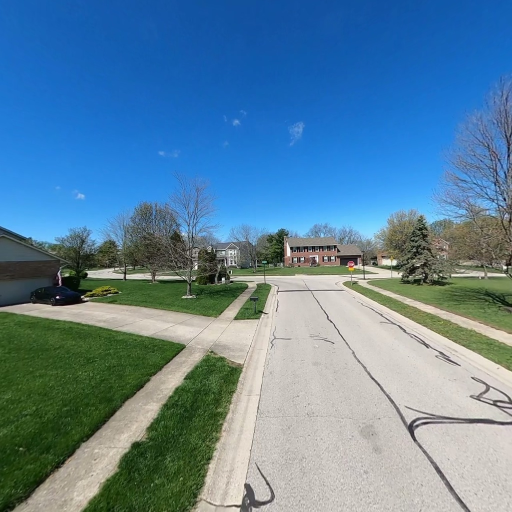
#> input picture gopromax_neighbour/test/0001_back.jpg, 1024 x 1024 px (shown at 1/2 size)
$ python refine_sky_mask.py --in_dir test --image_dir test --out_dir out
#> lines starting #> are read from the running program, lines starting #| are printed output that depends on the picture; after the words box and inside, x2 and y2 are one past the last pixel; in counts of white or black regions, pixels touching at a corner belong together
"""
Refine sky masks via real alpha matting at the sky/object boundary.

Why
---
The hard sky mask labels a few pixels of trees / antennae / building edges
as "sky".  In training those pixels are supervised toward sky colour and
their Gaussian opacity is pushed to 0, leaving a blue fringe around the
silhouettes in the renders.

A morphological erosion fixes the fringe but eats thin branches.  This
script instead runs a closed-form alpha matting solver (PyMatting) on a
trimap derived from the existing hard mask, producing a per-pixel soft
alpha that follows the actual RGB boundary — branches survive, the
fringe disappears.

Outputs
-------
* ``--out_dir``  : soft alpha mask, ``255 = non-sky, 0 = sky``,
                   smooth values in the boundary band.
                   Drop-in for the existing ``mask_dir`` slot in YAML
                   (note: train.py currently binarises with .bool();
                   that is fine — pixels with alpha > 0 act as non-sky
                   and the fringe pixels are then no longer labelled sky).
* ``--hard_dir`` : optional thresholded copy (255 / 0 only) for code
                   paths that strictly need a hard mask.
* ``<out_dir>/vis/<name>.png`` : overlay if ``--save_overlay`` is set.

Mask convention (matches existing pipeline):
    255 = valid / non-sky
    0   = sky (excluded)

Usage
-----
    cd MyGaussianSplatting/gopromax_neighbour
    python refine_sky_mask.py \\
        --in_dir    data/cubemap_faces_mass13k_manual \\
        --image_dir data/cubemap_faces \\
        --out_dir   data/cubemap_faces_mass13k_manual_matted \\
        --save_overlay
"""

from __future__ import annotations

import argparse
import glob
import os
import sys

import cv2
import numpy as np


# ─────────────────────────────────────────────────────────────────────
#  Trimap construction
# ─────────────────────────────────────────────────────────────────────
def _build_trimap(mask: np.ndarray,
                  fg_erode_px: int,
                  bg_erode_px: int) -> np.ndarray:
    """Build a trimap from a hard mask.

    Convention:
        255 = definitely foreground (non-sky)
        0   = definitely background (sky)
        128 = unknown (band around the boundary)

    `fg_erode_px` shrinks the non-sky region; the eroded interior is
    "definitely non-sky".  `bg_erode_px` shrinks the sky region likewise.
    Everything else becomes unknown.
    """
    fg = (mask > 127).astype(np.uint8) * 255
    bg = (mask < 128).astype(np.uint8) * 255

    if fg_erode_px > 0:
        k = 2 * fg_erode_px + 1
        kernel = cv2.getStructuringElement(cv2.MORPH_ELLIPSE, (k, k))
        fg = cv2.erode(fg, kernel, iterations=1)
    if bg_erode_px > 0:
        k = 2 * bg_erode_px + 1
        kernel = cv2.getStructuringElement(cv2.MORPH_ELLIPSE, (k, k))
        bg = cv2.erode(bg, kernel, iterations=1)

    trimap = np.full(mask.shape, 128, dtype=np.uint8)
    trimap[fg > 0] = 255
    trimap[bg > 0] = 0
    return trimap


# ─────────────────────────────────────────────────────────────────────
#  Alpha matting
# ─────────────────────────────────────────────────────────────────────
def _matte(img_bgr: np.ndarray, trimap: np.ndarray,
           method: str, max_size: int) -> np.ndarray:
    """Run alpha matting and return a (H, W) uint8 alpha mask.

    Returns alpha in the same convention as the input mask:
    255 = non-sky (foreground), 0 = sky (background).
    """
    # PyMatting expects RGB float in [0, 1] and trimap in [0, 1].
    H, W = trimap.shape[:2]
    if img_bgr.shape[:2] != (H, W):
        img_bgr = cv2.resize(img_bgr, (W, H), interpolation=cv2.INTER_AREA)

    # Optional downscale for speed; matting is O(N) memory-heavy.
    scale = 1.0
    if max_size > 0 and max(H, W) > max_size:
        scale = max_size / max(H, W)
        new_w, new_h = int(round(W * scale)), int(round(H * scale))
        img_bgr_s = cv2.resize(img_bgr, (new_w, new_h),
                               interpolation=cv2.INTER_AREA)
        trimap_s = cv2.resize(trimap, (new_w, new_h),
                              interpolation=cv2.INTER_NEAREST)
    else:
        img_bgr_s = img_bgr
        trimap_s = trimap

    img_rgb_f = cv2.cvtColor(img_bgr_s, cv2.COLOR_BGR2RGB).astype(np.float64) / 255.0
    trimap_f = trimap_s.astype(np.float64) / 255.0

    if method == "cf":
        from pymatting import estimate_alpha_cf as _solve
    elif method == "knn":
        from pymatting import estimate_alpha_knn as _solve
    elif method == "lkm":
        from pymatting import estimate_alpha_lkm as _solve
    else:
        raise ValueError(f"Unknown matting method: {method}")

    alpha = _solve(img_rgb_f, trimap_f)        # (H, W) float in [0,1]
    alpha = np.clip(alpha, 0.0, 1.0)

    if scale != 1.0:
        alpha = cv2.resize(alpha.astype(np.float32), (W, H),
                           interpolation=cv2.INTER_LINEAR)

    return (alpha * 255.0 + 0.5).astype(np.uint8)


# ─────────────────────────────────────────────────────────────────────
#  Visualisation
# ─────────────────────────────────────────────────────────────────────
def _save_overlay(img_bgr: np.ndarray, alpha: np.ndarray, out_path: str,
                  opacity: float = 0.5) -> None:
    if img_bgr.shape[:2] != alpha.shape[:2]:
        img_bgr = cv2.resize(img_bgr, (alpha.shape[1], alpha.shape[0]),
                             interpolation=cv2.INTER_AREA)
    a = alpha.astype(np.float32) / 255.0           # 1 = non-sky
    sky_w = (1.0 - a)[..., None]                   # 1 = sky
    red = np.array([0, 0, 255], dtype=np.float32)  # BGR red
    overlay = img_bgr.astype(np.float32) * (1 - sky_w * opacity) \
        + red * (sky_w * opacity)
    cv2.imwrite(out_path, np.clip(overlay, 0, 255).astype(np.uint8))


# ─────────────────────────────────────────────────────────────────────
#  Driver
# ─────────────────────────────────────────────────────────────────────
def main() -> None:
    ap = argparse.ArgumentParser(
        description="Refine hard sky masks with real alpha matting "
                    "(PyMatting) so the boundary follows actual RGB edges.")
    ap.add_argument("--in_dir", required=True,
                    help="Directory of input hard masks (255=non-sky, 0=sky).")
    ap.add_argument("--image_dir", required=True,
                    help="Directory of corresponding RGB images "
                         "(same basenames; .jpg/.png).")
    ap.add_argument("--out_dir", required=True,
                    help="Output directory for SOFT alpha masks.")
    ap.add_argument("--hard_dir", default=None,
                    help="Optional: also write a thresholded hard copy here.")
    ap.add_argument("--hard_thr", type=int, default=128,
                    help="Threshold for hard copy (default 128).")

    ap.add_argument("--fg_erode_px", type=int, default=4,
                    help="Erosion of the non-sky region for the trimap "
                         "(default 4).  Larger = wider unknown band.")
    ap.add_argument("--bg_erode_px", type=int, default=8,
                    help="Erosion of the sky region for the trimap "
                         "(default 8).  Larger = matter has more freedom "
                         "near the boundary.")
    ap.add_argument("--method", choices=("cf", "knn", "lkm"), default="cf",
                    help="PyMatting solver: cf (closed-form, default), "
                         "knn (faster, slightly worse), lkm (large-kernel).")
    ap.add_argument("--max_size", type=int, default=1024,
                    help="Downscale longest side to this for matting "
                         "(default 1024; 0 = no downscale).  Alpha is then "
                         "upsampled back to original size.")

    ap.add_argument("--save_overlay", action="store_true",
                    help="Write overlays into <out_dir>/vis/.")
    args = ap.parse_args()

    in_dir = os.path.abspath(args.in_dir)
    img_dir = os.path.abspath(args.image_dir)
    out_dir = os.path.abspath(args.out_dir)
    hard_dir = os.path.abspath(args.hard_dir) if args.hard_dir else None

    if not os.path.isdir(in_dir):
        sys.exit(f"ERROR: Input mask directory not found: {in_dir}")
    if not os.path.isdir(img_dir):
        sys.exit(f"ERROR: Image directory not found: {img_dir}")

    exts = ("*.png", "*.jpg", "*.jpeg")
    paths = sorted([p for ext in exts
                    for p in glob.glob(os.path.join(in_dir, ext))])
    if not paths:
        sys.exit(f"ERROR: No masks found in {in_dir}")

    os.makedirs(out_dir, exist_ok=True)
    if hard_dir:
        os.makedirs(hard_dir, exist_ok=True)
    vis_dir = os.path.join(out_dir, "vis") if args.save_overlay else None
    if vis_dir:
        os.makedirs(vis_dir, exist_ok=True)

    print(f"[matte] {len(paths)} masks  in='{in_dir}'  out='{out_dir}'")
    print(f"[matte] method={args.method}  "
          f"fg_erode={args.fg_erode_px}  bg_erode={args.bg_erode_px}  "
          f"max_size={args.max_size}")

    for i, p in enumerate(paths):
        basename = os.path.basename(p)
        m = cv2.imread(p, cv2.IMREAD_GRAYSCALE)
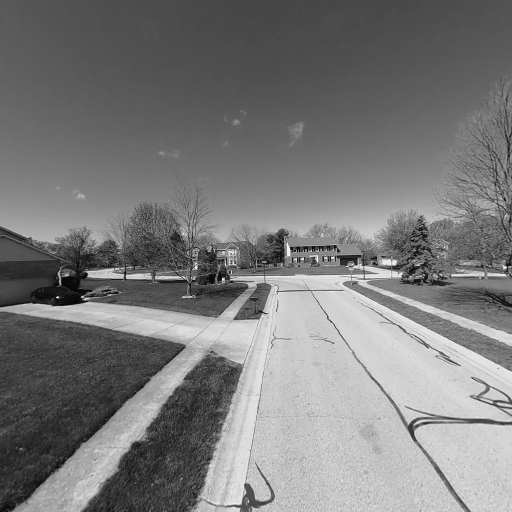
#> m: shape (1024, 1024) (shown at 1/2 size); min 0, max 255, mean 122.7
        if m is None:
            print(f"  [{i+1}/{len(paths)}] {basename}: unreadable, skip")
            continue

        # Find matching RGB image
        stem = os.path.splitext(basename)[0]
        img_path = None
        for ext in (".jpg", ".png", ".jpeg"):
            cand = os.path.join(img_dir, stem + ext)
            if os.path.exists(cand):
                img_path = cand
                break
        if img_path is None:
            print(f"  [{i+1}/{len(paths)}] {basename}: no RGB found, skip")
            continue
        img_bgr = cv2.imread(img_path, cv2.IMREAD_COLOR)
#> img_bgr is the input picture: shape (1024, 1024, 3); mean B, G, R 156.8, 131.3, 92.9
        if img_bgr is None:
            print(f"  [{i+1}/{len(paths)}] {basename}: RGB unreadable, skip")
            continue
        if img_bgr.shape[:2] != m.shape[:2]:
            img_bgr = cv2.resize(img_bgr, (m.shape[1], m.shape[0]),
                                 interpolation=cv2.INTER_AREA)

        trimap = _build_trimap(m, args.fg_erode_px, args.bg_erode_px)
#> in _build_trimap, `fg = (mask > 127).astype(np.uint8) * 255`:
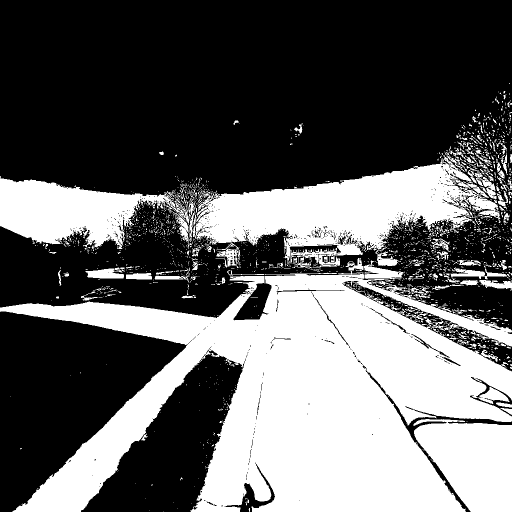
#> fg: shape (1024, 1024) (shown at 1/2 size); 38.5% white; 1965 white regions (1772 under 20 px), largest, box (x1, y1, x2, y2) and area: (0, 521, 1024, 1024) 260369, (386, 306, 1001, 535) 63192, (0, 352, 379, 498) 28885
#> in _build_trimap, `fg = cv2.erode(fg, kernel, iterations=1)`:
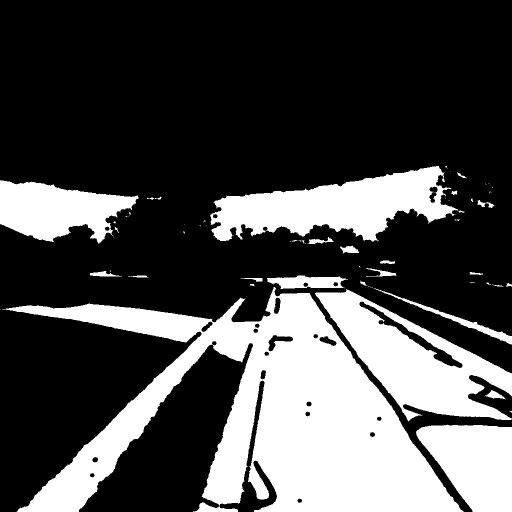
#> fg: shape (1024, 1024) (shown at 1/2 size); 29.5% white; 72 white regions (42 under 20 px), largest, box (x1, y1, x2, y2) and area: (5, 574, 927, 1024) 172471, (630, 578, 1024, 843) 42923, (420, 332, 916, 483) 39882
#> in _build_trimap, `bg = cv2.erode(bg, kernel, iterations=1)`:
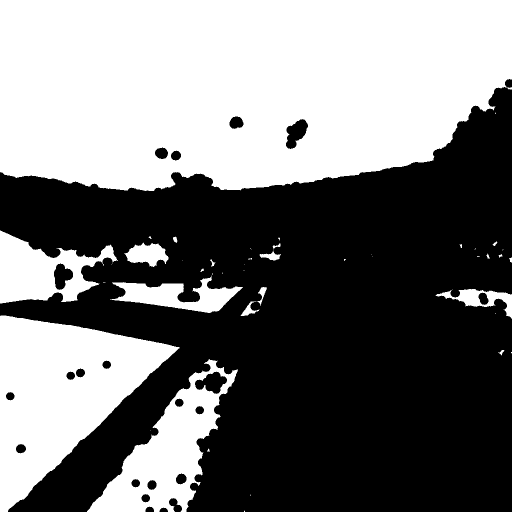
#> bg: shape (1024, 1024) (shown at 1/2 size); 46.3% white; 46 white regions (25 under 20 px), largest, box (x1, y1, x2, y2) and area: (0, 0, 1024, 382) 345429, (0, 631, 360, 1024) 73057, (174, 718, 476, 1024) 33472
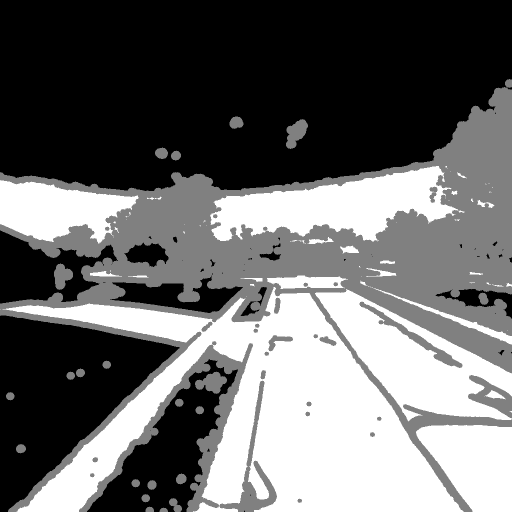
#> trimap: shape (1024, 1024) (shown at 1/2 size); min 0, max 255, mean 106.2

        # Skip matting if the trimap has no unknown band (e.g. all-sky face).
        if (trimap == 128).sum() == 0:
            alpha = m.copy()
        else:
            try:
                alpha = _matte(img_bgr, trimap,
                               method=args.method, max_size=args.max_size)
#> in _matte, `img_rgb_f = cv2.cvtColor(img_bgr_s, cv2.COLOR_BGR2RGB).astype(np.float..`:
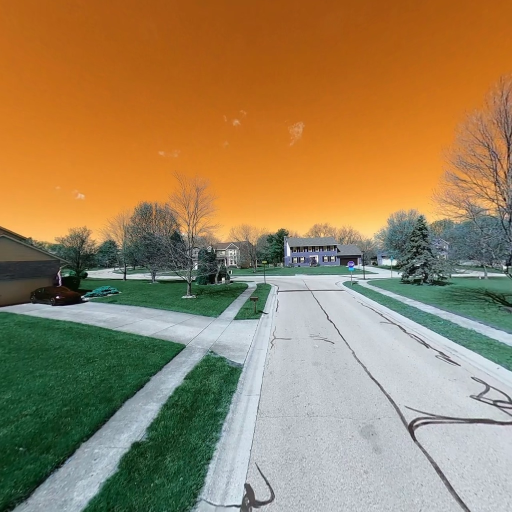
#> img_rgb_f: shape (1024, 1024, 3) float64 (shown at 1/2 size); mean B, G, R 0.364, 0.515, 0.615
            except Exception as e:
                print(f"  [{i+1}/{len(paths)}] {basename}: matting failed "
                      f"({e}), falling back to input mask")
                alpha = m.copy()

        cv2.imwrite(os.path.join(out_dir, basename), alpha)

        if hard_dir:
            hard = np.where(alpha >= args.hard_thr, 255, 0).astype(np.uint8)
            cv2.imwrite(os.path.join(hard_dir, basename), hard)

        if vis_dir:
            _save_overlay(img_bgr, alpha,
                          os.path.join(vis_dir, basename))

        sky_before = int((m < 128).sum())
        sky_after_soft = float((255 - alpha).sum()) / 255.0
        pct_before = 100.0 * sky_before / m.size
        pct_after = 100.0 * sky_after_soft / m.size
        print(f"  [{i+1}/{len(paths)}] {basename}: "
              f"sky {pct_before:5.1f}% → {pct_after:5.1f}% (soft)")

    print(f"\n[matte] Done. Soft alpha masks in {out_dir}")
    if hard_dir:
        print(f"[matte] Hard copies in {hard_dir}")


if __name__ == "__main__":
    main()
#> (the call stopped at in _matte, `alpha = _solve(img_rgb_f, trimap_f)`: pymatting is not available in this run)
